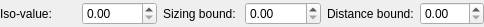
<ui version="4.0" >
 <class>meshing_bar</class>
 <widget class="QWidget" name="meshing_bar" >
  <property name="geometry" >
   <rect>
    <x>0</x>
    <y>0</y>
    <width>484</width>
    <height>27</height>
   </rect>
  </property>
  <property name="windowTitle" >
   <string>Form</string>
  </property>
  <layout class="QHBoxLayout" >
   <property name="spacing" >
    <number>-1</number>
   </property>
   <property name="leftMargin" >
    <number>0</number>
   </property>
   <property name="topMargin" >
    <number>0</number>
   </property>
   <property name="rightMargin" >
    <number>0</number>
   </property>
   <property name="bottomMargin" >
    <number>0</number>
   </property>
   <item>
    <layout class="QHBoxLayout" >
     <item>
      <widget class="QLabel" name="label_3" >
       <property name="text" >
        <string>Iso-value:</string>
       </property>
      </widget>
     </item>
     <item>
      <widget class="QDoubleSpinBox" name="spinBox_isovalue" />
     </item>
    </layout>
   </item>
   <item>
    <layout class="QHBoxLayout" >
     <item>
      <widget class="QLabel" name="label" >
       <property name="text" >
        <string>Sizing bound:</string>
       </property>
      </widget>
     </item>
     <item>
      <widget class="QDoubleSpinBox" name="spinBox_radius_bound" />
     </item>
    </layout>
   </item>
   <item>
    <layout class="QHBoxLayout" >
     <item>
      <widget class="QLabel" name="label_2" >
       <property name="text" >
        <string>Distance bound:</string>
       </property>
      </widget>
     </item>
     <item>
      <widget class="QDoubleSpinBox" name="spinBox_distance_bound" />
     </item>
    </layout>
   </item>
  </layout>
 </widget>
 <resources/>
 <connections/>
</ui>
